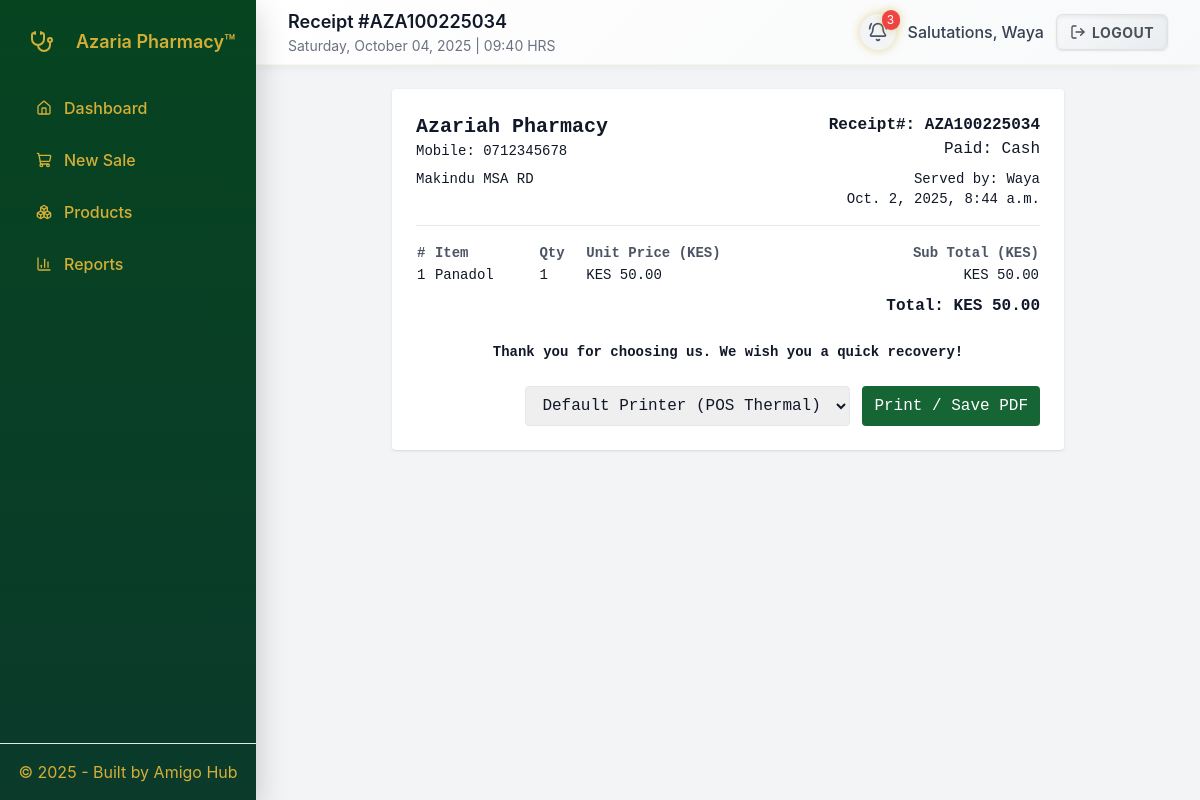
The app's page /receipt/34/ (signed in) with its own data.
### pos/models.py (models this page shows, shortened)
class Sale(models.Model):
    branch = models.ForeignKey(Branch, on_delete=models.CASCADE)
    cashier = models.ForeignKey(settings.AUTH_USER_MODEL, on_delete=models.SET_NULL, null=True)
    customer = models.ForeignKey(Customer, null=True, blank=True, on_delete=models.SET_NULL)
    created_at = models.DateTimeField(auto_now_add=True)
    total = models.DecimalField(max_digits=12, decimal_places=2)
    cash_received = models.DecimalField(max_digits=12, decimal_places=2, default=0)
    notes = models.TextField(blank=True)

class Branch(models.Model):
    name = models.CharField(max_length=120)
    address = models.TextField(blank=True)
    phone = models.CharField(max_length=30, blank=True)

class SaleItem(models.Model):
    sale = models.ForeignKey(Sale, on_delete=models.CASCADE, related_name="items")
    product = models.ForeignKey(Product, on_delete=models.PROTECT)
    product_stock = models.ForeignKey(ProductStock, on_delete=models.PROTECT, null=True, blank=True)
    unit_price = models.DecimalField(max_digits=10, decimal_places=2)
    qty = models.IntegerField()
    line_total = models.DecimalField(max_digits=12, decimal_places=2)

class Product(models.Model):
    name = models.CharField(max_length=255)
    category = models.CharField(max_length=120, blank=True)
    description = models.TextField(blank=True)
    price = models.DecimalField(max_digits=10, decimal_places=2)
    min_price = models.DecimalField(max_digits=10, decimal_places=2, default=0, validators=[MinValueValidator(Decimal('0.00'))])
    created_at = models.DateTimeField(auto_now_add=True)

### pos/views.py (the view)
# urls.py: path("receipt/<int:sale_id>/", views.receipt_view, name="receipt"),
@login_required
def receipt_view(request, sale_id):
    sale = get_object_or_404(Sale, pk=sale_id)
    messages.get_messages(request)
    if request.method == 'POST':
        return redirect('pos:sale_create')
    return render(request, "pos/receipt.html", {
        "sale": sale,
        "cashier_display_name": get_user_display_name(sale.cashier) if sale.cashier else 'Unknown'
    })

### pos/views.py (called while the page is built)
def get_user_display_name(user):
    return user.first_name or user.username

### pos/templates/pos/receipt.html (shortened to what this page needs)
{% extends "pos/base.html" %}
{% block page_title %}Receipt #<span id="receipt-title"></span>{% endblock %}
{% block content %}
<div class="bg-white p-6 rounded shadow max-w-2xl mx-auto receipt-content">
  <div class="flex justify-between items-start mb-2">
    <div>
      <h2 class="text-xl font-bold mb-0">{{ sale.branch.name }}</h2>
      <p class="text-sm">Mobile: {{ sale.branch.phone }}</p>
    </div>
    <div class="text-right">
      <div class="font-semibold">Receipt#: <span id="receipt-number"></span></div>
      <div>Paid: Cash</div>
    </div>
  </div>
  <div class="flex justify-between mb-4">
    <div>
      <p class="text-sm">{{ sale.branch.address }}</p>
    </div>
    <div class="text-right">
      <div class="text-sm">Served by: {{ user.first_name }}</div>
      <div class="text-sm">{{ sale.created_at }}</div>
    </div>
  </div>
  <hr class="my-4">
  <table class="w-full text-sm">
    <thead>
      <tr class="text-left text-gray-600">
        <th>#</th><th>Item</th><th>Qty</th><th>Unit Price (KES)</th><th class="text-right">Sub Total (KES)</th>
      </tr>
    </thead>
    <tbody>
      {% for it in sale.items.all %}
        <tr>
          <td>{{ forloop.counter }}</td>
          <td>{{ it.product.name }}</td>
          <td>{{ it.qty }}</td>
          <td>KES {{ it.unit_price }}</td>
          <td class="text-right">KES {{ it.line_total }}</td>
        </tr>
      {% endfor %}
    </tbody>
  </table>
  <div class="text-right font-semibold">
    Total: KES {{ sale.total }}
  </div>
  <div class="mt-6 text-center">
    <p class="text-sm font-semibold">Thank you for choosing us. We wish you a quick recovery!</p>
  </div>
  <div class="mt-6 flex justify-end space-x-3 print-buttons">
    <select id="printer-select" class="px-3 py-2 rounded border">
      <option value="default">Default Printer (POS Thermal)</option>
    </select>
    <button onclick="printReceipt()" class="px-3 py-2 rounded bg-green-800 text-white">Print / Save PDF</button>
  </div>
</div>
{% endblock %}

### pos/templates/pos/base.html (shortened to what this page needs)
{% load static %}
<!doctype html>
<html lang="en">
<head>
  <script src="https://cdn.tailwindcss.com"></script>
</head>
<body class="min-h-screen">
  <div class="flex min-h-screen page-wrapper">
    {% if request.user.is_authenticated %}
    <aside id="sidebar"
           class="sidebar-panel fixed inset-y-0 left-0 z-40 w-64 transform -translate-x-full lg:translate-x-0 transition-transform duration-300 ease-out flex flex-col h-screen text-base"
           aria-hidden="true">
      <div class="p-5">
        <div class="flex items-center gap-3 mb-5">
          <figure class="w-11 h-11 rounded-lg bg-white/8 flex items-center justify-center text-lg backdrop-filter: blur(10px)" role="img" aria-label="Azaria Pharmacy Logo">
            <i data-lucide="stethoscope" class="w-6 h-6"></i>
          </figure>
          <div>
            <div class="text-lg font-semibold">Azaria Pharmacy™</div>
          </div>
        </div>
        <nav class="space-y-1 mt-2">
          <a href="{% url 'pos:dashboard' %}" class="nav-link {% if request.resolver_match and request.resolver_match.url_name == 'dashboard' %}active{% endif %}" aria-label="Go to Dashboard">
            <i data-lucide="home" class="w-4 h-4"></i>
            <span>Dashboard</span>
          </a>
          <a href="{% url 'pos:sale_create' %}" class="nav-link {% if request.resolver_match and request.resolver_match.url_name == 'sale_create' %}active{% endif %}" aria-label="Create New Sale">
            <i data-lucide="shopping-cart" class="w-4 h-4"></i>
            <span>New Sale</span>
          </a>
          <a href="{% url 'pos:product_list' %}" class="nav-link {% if request.resolver_match and request.resolver_match.url_name == 'product_list' %}active{% endif %}" aria-label="View Products">
            <i data-lucide="boxes" class="w-4 h-4"></i>
            <span>Products</span>
          </a>
          {% if user.is_superuser %}
          <a href="{% url 'pos:reports' %}" class="nav-link {% if request.resolver_match and request.resolver_match.url_name == 'reports' %}active{% endif %}" aria-label="View Reports">
            <i data-lucide="bar-chart-3" class="w-4 h-4"></i>
            <span>Reports</span>
          </a>
          {% endif %}
        </nav>
      </div>
      <div class="mt-auto p-4 border-t border-white/6 text-center sidebar-footer">
        &copy; {% now "Y" %} - Built by
        <a href="https://amigohub.africa" target="_blank" rel="noopener" aria-label="Visit Amigo Hub website">Amigo Hub</a>
      </div>
    </aside>
    {% endif %}
    <div class="flex-1 main-content lg:ml-64">
      <header class="bg-white border-b sticky top-0 z-20">
        <div class="max-w-7xl mx-auto px-4 sm:px-6 lg:px-8">
          <div class="flex items-center justify-between h-16">
            <div class="flex items-center gap-3">
              <div class="page-title-group">
                {% if request.user.is_authenticated %}
                  <h1 class="text-lg font-semibold">{% block page_title %}Dashboard{% endblock %}</h1>
                  <p class="text-sm text-gray-500">{% now "l, F d, Y" %} | {% now "H:i" %} HRS</p>
                {% endif %}
              </div>
            </div>
            <div class="flex items-center gap-3">
              {% if request.resolver_match and request.resolver_match.url_name not in 'login signup' %}
                {% if request.user.is_authenticated %}
                  <div class="flex items-center gap-3">
                    {% if user.is_superuser %}
                    <div class="relative" id="bell-container">
                      <button id="notifications-bell" class="p-2 rounded-full bg-gray-100 hover:bg-gray-200 focus:outline-none focus:ring-2 focus:ring-gold transition-all duration-200" aria-label="View notifications" aria-haspopup="true" aria-expanded="false">
                        <i data-lucide="bell-ring" class="w-5 h-5 text-gray-600"></i>
                        <span id="unread-badge" class="absolute -top-1 -right-1 bg-red-500 text-white text-xs rounded-full min-w-[18px] h-5 flex items-center justify-center" style="display: none;">0</span>
                      </button>
                    </div>
                    {% endif %}
                    <span class="text-gray-700 font-medium hidden sm:inline" aria-live="polite">Salutations, {{ user.first_name|default:user.get_username }}</span>
                    <form action="{% url 'pos:logout' %}" method="post" class="inline" aria-label="Logout form">
                      <button type="submit" class="btn-logout focus:outline-none focus:ring-2 focus:ring-gold focus:ring-offset-2" aria-label="Log out of the application">
                        <i data-lucide="log-out" class="w-4 h-4"></i>
                        <span class="hidden sm:inline">Logout</span>
                      </button>
                    </form>
                  </div>
                {% else %}
                  <a href="{% url 'pos:login' %}" class="btn-primary" aria-label="Log in to the application">
                    <i data-lucide="log-in" class="w-4 h-4"></i>
                    <span>Login</span>
                  </a>
                {% endif %}
              {% endif %}
            </div>
          </div>
        </div>
      </header>
      <main class="py-6 min-h-[calc(100vh-4rem)]">
        <div class="max-w-7xl mx-auto px-4 sm:px-6 lg:px-8">
          <div class="page-content">
            {% block content %}{% endblock %}
          </div>
        </div>
      </main>
    </div>
  </div>
</body>
</html>

### pos/templates/pos/base.html (style rules this page uses)
:root { --darkgreen: #064420; --gold: #D4AF37; --gold-dark: #D4AF37; --panel-bg: #ffffff; --muted: #6b7280; --glass-bg: rgba(255, 255, 255, 0.25); --glass-border: rgba(255, 255, 255, 0.18); --neon-glow: 0 0 10px rgba(212, 175, 55, 0.5); }
body { font-family: Inter, ui-sans-serif, system-ui, -apple-system, "Segoe UI", Roboto, "Helvetica Neue", Arial; background: #f3f4f6; color: #111827; min-height: 100vh; }
.page-wrapper { position: relative; overflow: hidden; }
.page-content { animation: fadeSlideIn 0.4s cubic-bezier(0.4, 0, 0.2, 1) forwards; opacity: 0; transform: translateY(10px); }
body.loaded .page-content { animation-play-state: running; }
.sidebar-panel { background: linear-gradient(180deg, var(--darkgreen), #0b3a2b); color: var(--gold); box-shadow: 0 10px 30px rgba(0, 0, 0, 0.2); }
.nav-link { display: flex; align-items: center; gap: .75rem; padding: .75rem 1rem; border-radius: .5rem; color: var(--gold); text-decoration: none; font-weight: 500; transition: all 0.3s cubic-bezier(0.4, 0, 0.2, 1); position: relative; overflow: hidden; margin: 0.125rem 0; }
.nav-link::before { content: ''; position: absolute; top: 50%; left: 50%; width: 0; height: 0; background: rgba(255, 255, 255, 0.2); border-radius: 50%; transform: translate(-50%, -50%); transition: width 0.6s, height 0.6s; }
.btn-logout { background: linear-gradient(145deg, #f8f9fa, #e9ecef); border: 1px solid #dee2e6; color: #495057; padding: .4rem .8rem; border-radius: .4rem; font-weight: 700; display: inline-flex; align-items: center; gap: .4rem; transition: all 0.3s cubic-bezier(0.4, 0, 0.2, 1); position: relative; overflow: hidden; box-shadow: inset 0 2px 4px rgba(0, 0, 0, 0.06), 0 1px 2px rgba(0, 0, 0, 0.1); text-transform: uppercase; letter-spacing: 0.5px; font-size: 0.875rem; }
.btn-logout::before { content: ''; position: absolute; top: 0; left: -100%; width: 100%; height: 100%; background: linear-gradient(90deg, transparent, rgba(255, 255, 255, 0.4), transparent); transition: left 0.6s; }
.sidebar-footer a { color: var(--gold); text-decoration: none; transition: color 0.2s; }
.main-content { width: 100%; min-width: 0; }
.page-title-group > * { transition: opacity 0.3s ease-in-out; }
header { background: linear-gradient(135deg, #ffffff 0%, #f8f9fa 100%); border-bottom: 1px solid rgba(212, 175, 55, 0.1); box-shadow: 0 2px 10px rgba(0, 0, 0, 0.05); }
#unread-badge { animation: pulse 2s cubic-bezier(0.4, 0, 0.6, 1) infinite; box-shadow: var(--neon-glow); }
#bell-container:has(#unread-badge[style*="display: flex"]) #notifications-bell { box-shadow: var(--neon-glow); animation: glow 1.5s ease-in-out infinite alternate; }

### pos/templates/pos/receipt.html (style rules this page uses)
.receipt-content { font-family: 'Courier New', Courier, monospace; }

### records on screen
Sale: branch.name "Azariah Pharmacy", branch.phone "0712345678", branch.address "Makindu MSA RD", created_at "Oct. 2, 2025, 8:44 a.m.", total "50.00"
SaleItem: product.name "Panadol", qty "1", unit_price "50.00", line_total "50.00"

### other values on screen
{{ user.first_name|default:user.get_username }} "Waya"
{{ user.first_name }} "Waya"
